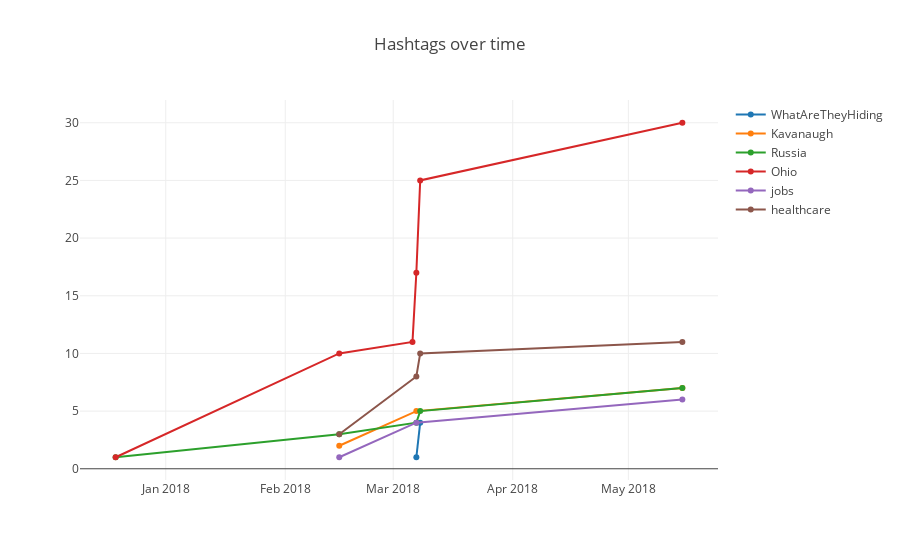

Notebook code for this chart:
### Code cell
tag_names = ['obamacare', 
             'trumpcare', 
             'taxreform', 
             'netneutrality', 
             'WhatAreTheyHiding',
            'Kavanaugh',
            'Russia','Ohio', 'jobs', 'healthcare']

dts = [get_tagdf(tn, date_tag_republican) for tn in tag_names]

data = [dt for dt in dts if dt]

layout = dict(
    title = "Hashtags over time"
)

fig = dict(data=data, layout=layout)

py.iplot(fig, filename = 'Hashtags over time for republicans')

### Figure 1 — Plotly figure (JSON) as saved in the notebook; plotly's stock layout.template omitted (floating-point values rounded to 4 significant figures)
{"data": [{"name": "WhatAreTheyHiding", "type": "scatter", "uid": "38e08730-0b27-47da-b9aa-02ff3aa38d96", "x": ["2018-03-07", "2018-03-08"], "y": [1, 4]}, {"name": "Kavanaugh", "type": "scatter", "uid": "6b87f6c4-0726-46e6-8d81-5bfb15eb4be3", "x": ["2018-02-15", "2018-03-07", "2018-05-15"], "y": [2, 5, 7]}, {"name": "Russia", "type": "scatter", "uid": "772be388-b342-4fee-b427-8420ba21d056", "x": ["2017-12-19", "2018-02-15", "2018-03-07", "2018-03-08", "2018-05-15"], "y": [1, 3, 4, 5, 7]}, {"name": "Ohio", "type": "scatter", "uid": "76dfd62f-358a-468e-a840-449aa2655f64", "x": ["2017-12-19", "2018-02-15", "2018-03-06", "2018-03-07", "2018-03-08", "2018-05-15"], "y": [1, 10, 11, 17, 25, 30]}, {"name": "jobs", "type": "scatter", "uid": "418e40e2-eae6-4186-9043-f2be1825f51d", "x": ["2018-02-15", "2018-03-07", "2018-05-15"], "y": [1, 4, 6]}, {"name": "healthcare", "type": "scatter", "uid": "611c1054-e863-424a-be9d-8571ed482cd3", "x": ["2018-02-15", "2018-03-07", "2018-03-08", "2018-05-15"], "y": [3, 8, 10, 11]}], "layout": {"title": {"text": "Hashtags over time"}}}
